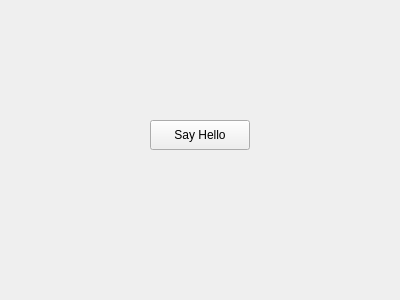
<?xml version="1.0" encoding="UTF-8"?>
<ui version="4.0">
 <class>MainWindow</class>
 <widget class="QMainWindow" name="MainWindow">
  <property name="geometry">
   <rect>
    <x>0</x>
    <y>0</y>
    <width>400</width>
    <height>300</height>
   </rect>
  </property>
  <property name="windowTitle">
   <string>Hello Qt</string>
  </property>
  <widget class="QWidget" name="centralwidget">
   <widget class="QPushButton" name="pushButton">
    <property name="geometry">
     <rect>
      <x>150</x>
      <y>120</y>
      <width>100</width>
      <height>30</height>
     </rect>
    </property>
    <property name="text">
     <string>Say Hello</string>
    </property>
   </widget>
  </widget>
 </widget>
 <resources/>
 <connections/>
</ui>
